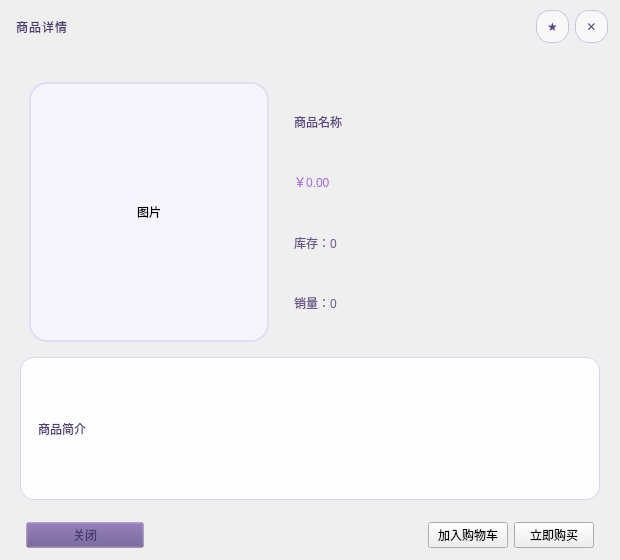
<?xml version="1.0" encoding="UTF-8"?>
<ui version="4.0">
 <class>ProductPage</class>
 <widget class="QWidget" name="ProductPage">
  <property name="geometry">
   <rect>
    <x>0</x>
    <y>0</y>
    <width>620</width>
    <height>560</height>
   </rect>
  </property>
  <property name="windowTitle">
   <string>商品详情</string>
  </property>
  <property name="styleSheet">
   <string notr="true">
QWidget#ProductPage {
    background: qlineargradient(spread:pad,x1:0,y1:0,x2:1,y2:1,
               stop:0 #ede9fb, stop:0.45 #e0d4f8, stop:1 #c5b3ef);
    border-radius:20px;
    font-family:&quot;微软雅黑&quot;;
    color:#4f407a;
}
#widget_titleBar {
    background: qlineargradient(spread:pad,x1:0,y1:0,x2:1,y2:0,
               stop:0 #d8c8f3, stop:1 #c4b0ec);
    border-top-left-radius:20px;
    border-top-right-radius:20px;
}
QLabel#lab_title {
    font: 600 19px &quot;微软雅黑&quot;;
    color:#4a396d;
    letter-spacing:1px;
}
QToolButton#btn_close, QToolButton#btn_fav {
    background: rgba(255,255,255,0.55);
    border:1px solid rgba(140,110,190,0.35);
    border-radius:14px;
    width:28px;
    height:28px;
    font: 700 14px &quot;微软雅黑&quot;;
    color:#5a4588;
}
QToolButton#btn_close:hover { background:#ff6b81; color:#fff; border-color:#ff6b81; }
QToolButton#btn_fav[checked=&quot;true&quot;] {
    background:#ffce5d;
    color:#744f00;
    border-color:#e0a93d;
}

QLabel#lab_pic {
    background:#f7f5fc;
    border:2px solid #e2daf6;
    border-radius:18px;
}

QLabel#lab_name {
    font: 700 26px &quot;微软雅黑&quot;;
    color:#5c477f;
}
QLabel#lab_price {
    font: 700 24px &quot;微软雅黑&quot;;
    color:#a46be2;
}
QLabel#lab_amount, QLabel#lab_sales {
    font: 12pt &quot;微软雅黑&quot;;
    color:#6b588a;
}
QLabel#lab_about {
    background: rgba(255,255,255,0.85);
    border:1px solid #decff4;
    border-radius:14px;
    padding:12px 14px;
    font: 11.5pt &quot;微软雅黑&quot;;
    color:#4d3c70;
}

#widget_actions {
    background: transparent;
    border-bottom-left-radius:20px;
    border-bottom-right-radius:20px;
}

QPushButton.actionBtn {
    background: qlineargradient(spread:pad,x1:1,y1:0,x2:0,y2:1,
               stop:0 #bfa8f2,stop:1 #a485dd);
    color:#fff;
    border:none;
    border-radius:18px;
    padding:10px 30px;
    font: 600 14px &quot;微软雅黑&quot;;
    min-width:130px;
}
QPushButton.actionBtn:hover {
    background:#9d76d6;
}
QPushButton.actionBtn:pressed {
    background:#885ec8;
}
QPushButton#btn_buy {
    background: qlineargradient(spread:pad,x1:0,y1:0,x2:1,y2:1,
               stop:0 #ffbb6b, stop:1 #ff9966);
}
QPushButton#btn_buy:hover { background:#ff9a43; }
QPushButton#btn_buy:pressed { background:#f27d1f; }

QPushButton#btn_closePanel {
    background:rgba(100,80,140,0.18);
    color:#4a396d;
    min-width:110px;
}
QPushButton#btn_closePanel:hover { background:rgba(100,80,140,0.32); }
QPushButton#btn_closePanel:pressed { background:rgba(100,80,140,0.50); }
   </string>
  </property>
  <layout class="QVBoxLayout" name="mainLayout">
   <property name="leftMargin">
    <number>0</number>
   </property>
   <property name="topMargin">
    <number>0</number>
   </property>
   <property name="rightMargin">
    <number>0</number>
   </property>
   <property name="bottomMargin">
    <number>8</number>
   </property>
   <item>
    <layout class="QHBoxLayout" name="titleLayout">
     <property name="leftMargin">
      <number>16</number>
     </property>
     <property name="topMargin">
      <number>10</number>
     </property>
     <property name="rightMargin">
      <number>12</number>
     </property>
     <property name="bottomMargin">
      <number>10</number>
     </property>
     <item>
      <widget class="QLabel" name="lab_title">
       <property name="text">
        <string>商品详情</string>
       </property>
       <property name="alignment">
        <set>Qt::AlignmentFlag::AlignLeading|Qt::AlignmentFlag::AlignLeft|Qt::AlignmentFlag::AlignVCenter</set>
       </property>
      </widget>
     </item>
     <item>
      <spacer name="titleSpacer">
       <property name="orientation">
        <enum>Qt::Orientation::Horizontal</enum>
       </property>
       <property name="sizeHint" stdset="0">
        <size>
         <width>40</width>
         <height>20</height>
        </size>
       </property>
      </spacer>
     </item>
     <item>
      <widget class="QToolButton" name="btn_fav">
       <property name="toolTip">
        <string>收藏 / 取消收藏</string>
       </property>
       <property name="text">
        <string>★</string>
       </property>
       <property name="checkable">
        <bool>true</bool>
       </property>
      </widget>
     </item>
     <item>
      <widget class="QToolButton" name="btn_close">
       <property name="toolTip">
        <string>关闭</string>
       </property>
       <property name="text">
        <string>✕</string>
       </property>
      </widget>
     </item>
    </layout>
   </item>
   <item>
    <layout class="QVBoxLayout" name="contentLayout">
     <property name="leftMargin">
      <number>20</number>
     </property>
     <property name="topMargin">
      <number>14</number>
     </property>
     <property name="rightMargin">
      <number>20</number>
     </property>
     <property name="bottomMargin">
      <number>10</number>
     </property>
     <item>
      <widget class="QWidget" name="topInfo" native="true">
       <layout class="QHBoxLayout" name="topInfoLayout">
        <property name="spacing">
         <number>16</number>
        </property>
        <item>
         <widget class="QLabel" name="lab_pic">
          <property name="minimumSize">
           <size>
            <width>240</width>
            <height>260</height>
           </size>
          </property>
          <property name="maximumSize">
           <size>
            <width>240</width>
            <height>300</height>
           </size>
          </property>
          <property name="text">
           <string>图片</string>
          </property>
          <property name="alignment">
           <set>Qt::AlignmentFlag::AlignCenter</set>
          </property>
         </widget>
        </item>
        <item>
         <widget class="QWidget" name="widget_info" native="true">
          <layout class="QVBoxLayout" name="verticalLayout_info">
           <property name="spacing">
            <number>0</number>
           </property>
           <item>
            <widget class="QLabel" name="lab_name">
             <property name="text">
              <string>商品名称</string>
             </property>
            </widget>
           </item>
           <item>
            <widget class="QLabel" name="lab_price">
             <property name="text">
              <string>￥0.00</string>
             </property>
            </widget>
           </item>
           <item>
            <widget class="QLabel" name="lab_amount">
             <property name="text">
              <string>库存：0</string>
             </property>
            </widget>
           </item>
           <item>
            <widget class="QLabel" name="lab_sales">
             <property name="text">
              <string>销量：0</string>
             </property>
            </widget>
           </item>
          </layout>
         </widget>
        </item>
       </layout>
      </widget>
     </item>
     <item>
      <widget class="QLabel" name="lab_about">
       <property name="text">
        <string>商品简介</string>
       </property>
       <property name="wordWrap">
        <bool>true</bool>
       </property>
      </widget>
     </item>
    </layout>
   </item>
   <item>
    <layout class="QHBoxLayout" name="actionsLayout">
     <property name="leftMargin">
      <number>26</number>
     </property>
     <property name="topMargin">
      <number>6</number>
     </property>
     <property name="rightMargin">
      <number>26</number>
     </property>
     <property name="bottomMargin">
      <number>4</number>
     </property>
     <item>
      <widget class="QPushButton" name="btn_closePanel">
       <property name="styleSheet">
        <string notr="true">qproperty-class: actionBtn;</string>
       </property>
       <property name="text">
        <string>关闭</string>
       </property>
      </widget>
     </item>
     <item>
      <spacer name="actionSpacer">
       <property name="orientation">
        <enum>Qt::Orientation::Horizontal</enum>
       </property>
       <property name="sizeHint" stdset="0">
        <size>
         <width>40</width>
         <height>20</height>
        </size>
       </property>
      </spacer>
     </item>
     <item>
      <widget class="QPushButton" name="btn_cart">
       <property name="styleSheet">
        <string notr="true">qproperty-class: actionBtn;</string>
       </property>
       <property name="text">
        <string>加入购物车</string>
       </property>
      </widget>
     </item>
     <item>
      <widget class="QPushButton" name="btn_buy">
       <property name="styleSheet">
        <string notr="true">qproperty-class: actionBtn;</string>
       </property>
       <property name="text">
        <string>立即购买</string>
       </property>
      </widget>
     </item>
    </layout>
   </item>
  </layout>
 </widget>
 <resources/>
 <connections/>
</ui>
